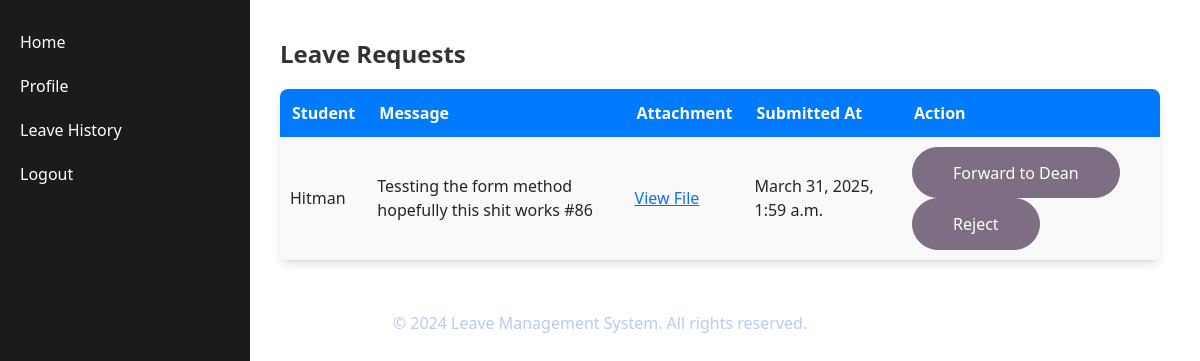
The app's page /incharge/ (signed in), older data.
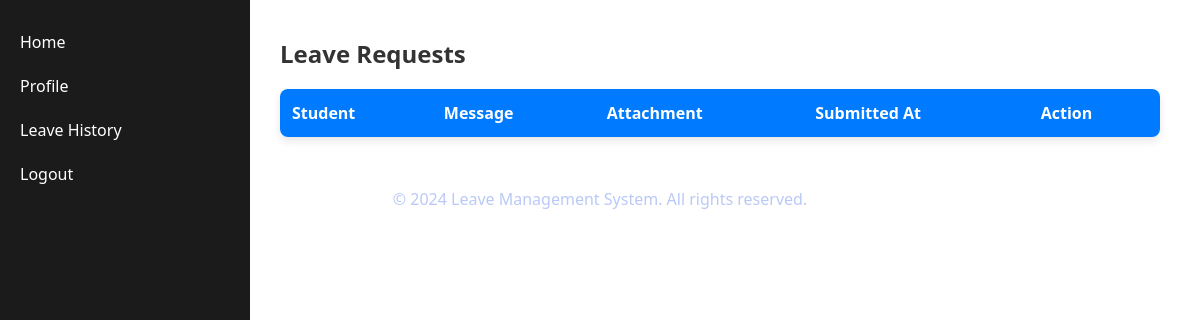
The same page, newer data.
### clmsapp/models.py (models this page shows, shortened)
class LeaveApplication(models.Model):
    student = models.ForeignKey(
        settings.AUTH_USER_MODEL,
        on_delete=models.CASCADE,
        related_name="leave_requests"
    )
    incharge = models.ForeignKey(
        settings.AUTH_USER_MODEL,
        on_delete=models.SET_NULL,
        null=True,
        blank=True,
        related_name="assigned_leaves",
        limit_choices_to={'role': 'Incharge'}  # Only allow Incharges to be assigned
    )
    message = models.TextField()
    attachment = models.FileField(upload_to='leave_attachments/', blank=True, null=True)
    submitted_at = models.DateTimeField(auto_now_add=True)
    STATUS_CHOICES = [
        ('Pending', 'Pending'),
        ('Approved by Incharge', 'Approved by Incharge'),
        ('Rejected by Incharge', 'Rejected by Incharge'),
        ('Forwarded to Dean', 'Forwarded to Dean'),
    ]
    status = models.CharField(max_length=30, choices=STATUS_CHOICES, default='Pending')
    incharge_approved = models.BooleanField(default=False)
    rejection_reason = models.TextField(blank=True, null=True)
    forwarded_to_dean = models.BooleanField(default=False)

class User(AbstractUser):
    ROLES = [
        ('Professor', 'Professor'),
        ('Dean', 'Dean'),
        ('Incharge', 'Incharge'),
        ('Student', 'Student'),
    ]
    full_name = models.CharField(max_length=100)
    role = models.CharField(max_length=20, choices=ROLES, default='Student')

### clmsapp/views.py (the view, shortened to what this page needs)
# urls.py: path('incharge/', incharge_dashboard, name='dashboard_incharge'),
@login_required
def incharge_dashboard(request):
    leave_requests = LeaveApplication.objects.filter(status="Pending")
    return render(request, 'dashboard_incharge.html', {'leave_requests': leave_requests})

### templates/dashboard_incharge.html (shortened to what this page needs)
{% extends "base.html" %}
{% load static %}
{% block sidebar %}
<ul class="nav flex-column">
    <li class="nav-item">
        <a class="nav-link" href="#" id="home-link">Home</a>
    </li>
    <li class="nav-item">
        <a class="nav-link" href="#">Profile</a>
    </li>
    <li class="nav-item">
        <a class="nav-link" href="#" id="leave-history-link">Leave History</a>
    </li>
    <li class="nav-item">
        <form method="post" action="{% url 'logout' %}">
            <button type="submit" class="btn btn-link nav-link">Logout</button>
        </form>
    </li>
</ul>
{% endblock %}
{% block content %}
<div class="main-content">
    <h2 class="inchrg-header">Leave Requests</h2>
    <table class="inchrg-table">
        <tr>
            <th>Student</th>
            <th>Message</th>
            <th>Attachment</th>
            <th>Submitted At</th>
            <th>Action</th>
        </tr>
        {% for leave in leave_requests %}
        <tr>
            <td>{{ leave.student.username }}</td>
            <td>{{ leave.message }}</td>
            <td>
                {% if leave.attachment %}
                <a href="{{ leave.attachment.url }}" target="_blank">View File</a>
                {% else %}
                No Attachment
                {% endif %}
            </td>
            <td>{{ leave.submitted_at }}</td>
            <td>
                <form method="post">
                    <button type="submit" name="action" value="approve" class="btn-success">Forward to Dean</button>
                    <button type="button" onclick="showRejectInput({{ leave.id }})" class="btn-danger">Reject</button>
                </form>
            </td>
        </tr>
        {% endfor %}
    </table>
</div>
{% endblock %}

Row changes from the older to the newer data that the page shows:
no longer on this page (row edited): LeaveApplication: student.username "Hitman", message "Tessting the form method hopefully this shit works #86", submitted_at "March 31, 2025, 1:59 a.m."
